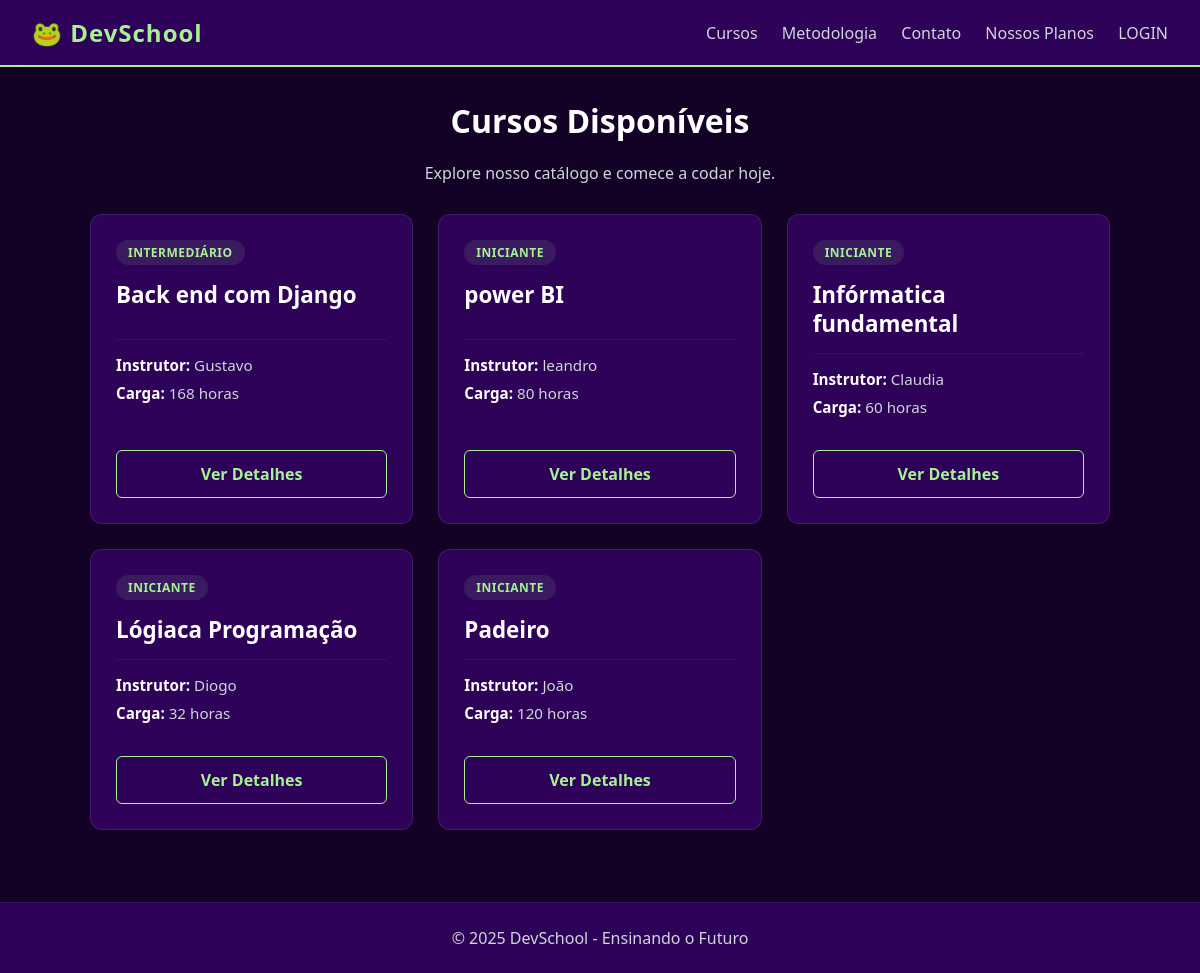
The page / on the database its author committed.
### app/models.py (models this page shows, shortened)
class Curso(models.Model):
    nome = models.CharField(max_length=200)
    instrutor = models.CharField(max_length=100)
    carga_horaria = models.IntegerField()
    NIVEL_CHOICES = [
        ('Iniciante', 'Iniciante'),
        ('Intermediário', 'Intermediário'),
        ('Avançado', 'Avançado'),
    ]
    nivel = models.CharField(max_length=50, choices=NIVEL_CHOICES, default='Iniciante')
    descricao = models.CharField(max_length=1000, default ='')

### app/views.py (the view)
# urls.py: path('', views.home_view, name='home'),
def home_view(request):
    todos_os_cursos = Curso.objects.all()
    context = {
        'instrutor': 'Gustavo',
        'logado': request.user.is_authenticated,
        'cursos': todos_os_cursos  # 3. Passar dados reais
    }
    return render(request, 'home.html', context)

### app/templates/home.html (shortened to what this page needs)
{% extends 'base.html' %}
{% block conteudo %}
<div class="container">
    <div class="text-center mb-30">
        <h1 style="color: var(--text-main);">Cursos Disponíveis</h1>
        <p style="color: var(--text-secondary);">Explore nosso catálogo e comece a codar hoje.</p>
    </div>
    <div class="courses-container">
        {% for curso in cursos %}
        <div class="course-card" style="position: relative;">
            <div class="course-header">
                <span class="badge-level">{{ curso.nivel }}</span>
                <h3 class="course-title">{{ curso.nome }}</h3>
            </div>
            <div class="course-info">
                <p><strong>Instrutor:</strong> {{ curso.instrutor }}</p>
                <p><strong>Carga:</strong> {{ curso.carga_horaria }} horas</p>
            </div>
            <a href="{% url 'curso_detalhe' curso.pk %}" class="btn-course">
                Ver Detalhes
            </a>
        </div>
        {% empty %}
        <p style="color: var(--text-secondary);">Nenhum curso disponível no momento.</p>
        {% endfor %}
    </div>
</div>
{% endblock %}

### app/templates/base.html (shortened to what this page needs)
<!DOCTYPE html>
<html lang="pt-BR">
<head>
    {% load static %}
    <link rel="stylesheet" href="{% static 'style.css' %}">
</head>
<body>
    <header>
    <nav>
        <h2>🐸 DevSchool</h2>
        <div>
            <a href="/">Cursos</a>
            <a href="/metodologia">Metodologia</a>
            <a href="/contato">Contato</a>
            <a href="/assinaturas">Nossos Planos</a>
            {% if user.is_authenticated %} <span style="margin-left: 15px; font-size: 0.9em; color: #bdc3c7;">
                    Bem vindo, {{ user.username }}
                </span>
            {% else %}
                <a href="{% url 'login' %}">LOGIN</a>
            {% endif %}
        </div>
    </nav>
    </header>
    <main>
    <div class="container">
        {% block conteudo %}
        {% endblock %}
    </div>
    </main>
    <footer>© 2025 DevSchool - Ensinando o Futuro</footer>
</body>
</html>

### app/static/style.css (style rules this page uses)
:root { --background-color: #140126; --primary-surface: #2E0259; --accent-color: #A6F291; --contrast-text: #022601; --text-main: #ffffff; --text-secondary: #d1d5db; }
* { margin: 0; padding: 0; box-sizing: border-box; }
body { font-family: 'Segoe UI', Tahoma, Geneva, Verdana, sans-serif; background-color: var(--background-color); color: var(--text-main); display: flex; flex-direction: column; min-height: 100vh; }
nav { background-color: var(--primary-surface); padding: 1rem 2rem; display: flex; justify-content: space-between; align-items: center; border-bottom: 2px solid var(--accent-color); box-shadow: 0 4px 15px rgba(0,0,0,0.3); }
nav h2 { font-size: 1.5rem; font-weight: bold; letter-spacing: 1px; color: var(--accent-color); }
nav a { color: var(--text-secondary); text-decoration: none; margin-left: 20px; font-weight: 500; transition: color 0.3s; }
.container { max-width: 1100px; margin: 2rem auto; padding: 0 20px; flex: 1; width: 100%; }
footer { background-color: var(--primary-surface); color: var(--text-secondary); text-align: center; padding: 1.5rem; margin-top: auto; border-top: 1px solid rgba(255,255,255,0.05); }
h1, h3 { color: var(--text-main); margin-bottom: 20px; }
.text-center { text-align: center; }
.mb-30 { margin-bottom: 30px; }
.courses-container { display: grid; grid-template-columns: repeat(auto-fit, minmax(300px, 1fr)); gap: 25px; margin-top: 30px; padding-bottom: 40px; }
.course-card { background-color: var(--primary-surface); border: 1px solid rgba(255, 255, 255, 0.1); border-radius: 12px; padding: 25px; display: flex; flex-direction: column; justify-content: space-between; transition: transform 0.3s, border-color 0.3s, box-shadow 0.3s; height: 100%; }
.badge-level { display: inline-block; background-color: rgba(166, 242, 145, 0.1); color: var(--accent-color); font-size: 0.75rem; font-weight: bold; padding: 4px 12px; border-radius: 20px; text-transform: uppercase; letter-spacing: 0.5px; margin-bottom: 15px; }
.course-title { color: var(--text-main); font-size: 1.4rem; margin-bottom: 15px; line-height: 1.3; }
.course-info { margin-bottom: 25px; border-top: 1px solid rgba(255, 255, 255, 0.05); padding-top: 15px; }
.course-info p { color: var(--text-secondary); font-size: 0.95rem; margin-bottom: 8px; }
.course-info strong { color: var(--text-main); }
.btn-course { display: block; width: 100%; text-align: center; padding: 12px; border-radius: 6px; text-decoration: none; font-weight: bold; background: transparent; border: 1px solid var(--accent-color); color: var(--accent-color); transition: all 0.2s; }
:root { --danger-color: #ef4444; --danger-hover: #dc2626; }

### rows shown on the page
Curso: nivel "INTERMEDIÁRIO", nome "Back end com Django", instrutor "Gustavo", carga_horaria "168"
Curso: nivel "INICIANTE", nome "power BI", instrutor "leandro", carga_horaria "80"
Curso: nivel "INICIANTE", nome "Infórmatica fundamental", instrutor "Claudia", carga_horaria "60"
Curso: nivel "INICIANTE", nome "Lógiaca Programação", instrutor "Diogo", carga_horaria "32"
Curso: nivel "INICIANTE", nome "Padeiro", instrutor "João", carga_horaria "120"
